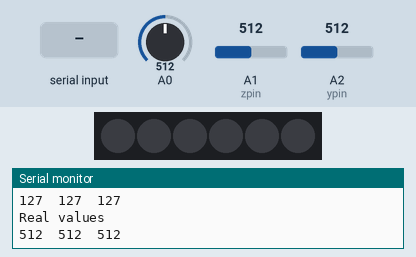
Recording of a sketch running on a simulated Arduino Uno, built with avr-gcc and run on an emulated ATmega328P. Shown: 6 RGB LEDs in strip order, left to right, the last lines printed to the serial monitor. Inputs (shaded band) come from the test bench; at power-on: A0 = 512, A1 (zpin) = 512, A2 (ypin) = 512.

Above: at 1.2 s.
1.3 s: "B\n" received over the second serial link
At 1.87 s:
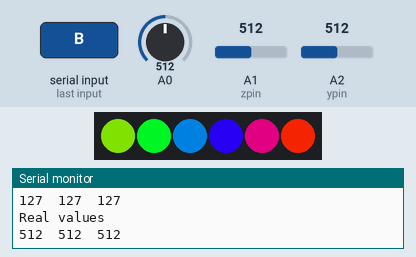
At 9.4 s:
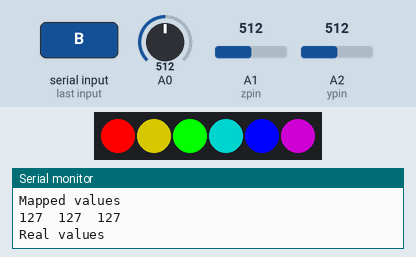
Timing chart, 0 to 9.8 s (numbered marks = the images above; inputs shaded):
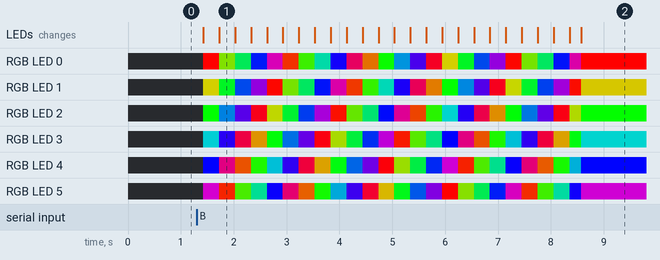

The sketch:

kikubeBT.ino
```cpp
#include <Adafruit_NeoPixel.h>
#include <SoftwareSerial.h>
#include <Wire.h>
SoftwareSerial BT(10,11); //10 RX, 11 TX.
char values[255];
int i = 0;
int x, y, z, xm, ym, zm;
int xmin, ymin, zmin, xmax, ymax, zmax;
#define LED_PIN 3

Adafruit_NeoPixel strip = Adafruit_NeoPixel(6, LED_PIN, NEO_GRB + NEO_KHZ800);

const int xpin = A3;                  // x-axis of the accelerometer
const int ypin = A2;                  // y-axis
const int zpin = A1;                  // z-axis (only on 3-axis models)


void setup() {

  // BT setup
  Serial.begin(9600);
  BT.begin(9600);
  //BT.println("Hello?");

  // LEDs setup
  strip.begin();
  strip.show(); // Initialize all pixels to 'off'

  //-------------ACC CONFIG ----------------//
  analogReference(EXTERNAL);  // sets the serial port to 9600
  x = analogRead(0);
  y= analogRead(1);
  z = analogRead(2);
}

void loop(){

  x = analogRead(0);       // read analog input pin 0
  delay(1);
  y = analogRead(1);       // read analog input pin 1
  delay(1);
  z = analogRead(2);       // read analog input pin 2
  delay(1);

   //zero_G is the reading we expect from the sensor when it detects
  //no acceleration.  Subtract this value from the sensor reading to
  //get a shifted sensor reading.
  float zero_G = 512.0;

  //scale is the number of units we expect the sensor reading to
  //change when the acceleration along an axis changes by 1G.
  //Divide the shifted sensor reading by scale to get acceleration in Gs.
  float scale = 102.3;

  Serial.println("Mapped values");
  Serial.print(constrain(round(((float)x - zero_G)/scale*127+127), 0, 255));
  Serial.print("\t");
  Serial.print(constrain(round(((float)y - zero_G)/scale*127+127), 0, 255));
  Serial.print("\t");
  Serial.print(constrain(round(((float)z - zero_G)/scale*127+127), 0, 255));
  Serial.print("\n");  // delay before next reading:

  Serial.println("Real values");
  Serial.print(x);
  Serial.print("\t");
  Serial.print(y);
  Serial.print("\t");
  Serial.print(z);
  Serial.print("\n");  // delay before next reading:

  //contuniar...

  xm = constrain(round(((float)x - zero_G)/scale*127+127), 0, 255);
  ym = constrain(round(((float)y - zero_G)/scale*127+127), 0, 255);
  zm = constrain(round(((float)z - zero_G)/scale*127+127), 0, 255);
  /*xm = map(x,-1,1,0,255);
  ym = map(y,-1,1,0,255);
  zm = map(z,-1,1,0,255);*/
  delay(50);

  //enviar per BT
   BT.write(xm);
   delay(50);
   BT.write(ym);
   delay(50);
   BT.write(zm);


  // Get bluetooth messages and turn on lights
  if(BT.available()){

    int value = BT.read();
    if(value == 'R'){
    colorWipe(strip.Color(255, 0, 0), 50);
    }
    if(value == 'G'){
    colorWipe(strip.Color(0, 255, 0), 50);
    }
    if(value == 'P'){
    colorWipe(strip.Color(120, 0, 120), 50);
    }
    if(value == 'B'){
    rainbowCycle(5);
    }
  }
}

// Fill the dots one after the other with a color
void colorWipe(uint32_t c, uint8_t wait) {
  for(uint16_t i=0; i<strip.numPixels(); i++) {
      strip.setPixelColor(i, c);
      strip.show();
      delay(wait);
  }
}

void rainbowCycle(uint8_t wait) {
  uint16_t i, j;

  for(j=0; j<256*5; j++) { // 5 cycles of all colors on wheel
    for(i=0; i< strip.numPixels(); i++) {
      strip.setPixelColor(i, Wheel(((i * 256 / strip.numPixels()) + j) & 255));
    }
    strip.show();
    delay(wait);
  }
}

// Input a value 0 to 255 to get a color value.
// The colours are a transition r - g - b - back to r.
uint32_t Wheel(byte WheelPos) {
  WheelPos = 255 - WheelPos;
  if(WheelPos < 85) {
   return strip.Color(255 - WheelPos * 3, 0, WheelPos * 3);
  } else if(WheelPos < 170) {
    WheelPos -= 85;
   return strip.Color(0, WheelPos * 3, 255 - WheelPos * 3);
  } else {
   WheelPos -= 170;
   return strip.Color(WheelPos * 3, 255 - WheelPos * 3, 0);
  }
}
```
